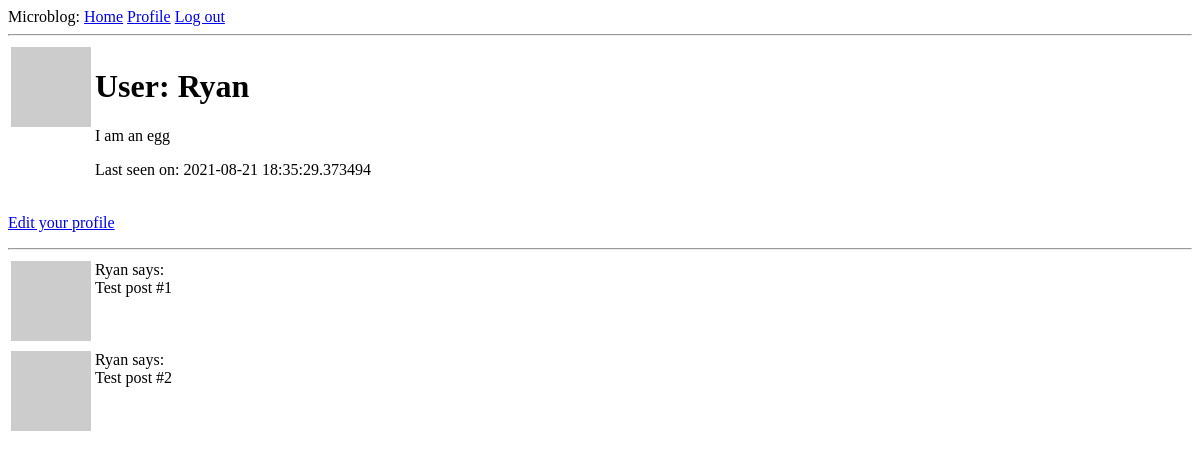
Page /user/Ryan (signed in) on the earlier database version.
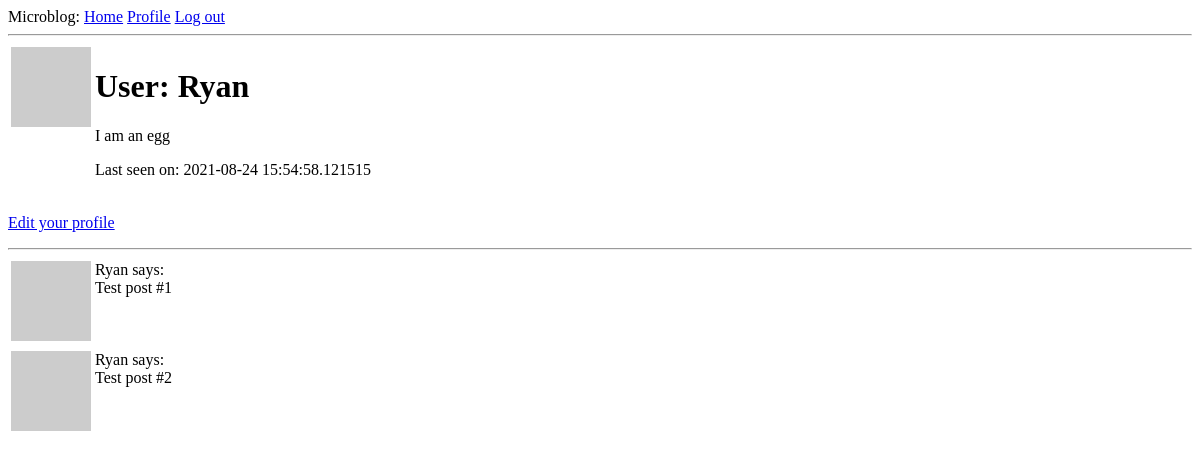
Same page on the later database version.
### app/models.py (models this page shows, shortened)
class User(db.Model, UserMixin):
    id = db.Column(db.Integer, primary_key=True)
    username = db.Column(db.String(64), index=True, unique=True)
    email = db.Column(db.String(120), index=True, unique=True)
    password_hash = db.Column(db.String(128))
    posts = db.relationship("Post", backref="author", lazy="dynamic")
    about_me = db.Column(db.String(140))
    last_seen = db.Column(db.DateTime, default=datetime.utcnow)
    def avatar(self, size):
        digest = md5(self.email.lower().encode("utf-8")).hexdigest()
        return "https://www.gravatar.com/avatar/{}?d=identicon&s={}".format(
            digest, size)

### app/routes.py (the view)
@app.route("/user/<username>")
@login_required
def user(username):
    user = User.query.filter_by(username=username).first_or_404()
    posts = [
        {"author": user, "body": "Test post #1"},
        {"author": user, "body": "Test post #2"}
    ]
    return render_template("user.html", user=user, posts=posts)

### app/models.py (called while the page is built)
@login.user_loader
def load_user(id):
    return User.query.get(int(id))

### app/routes.py (called while the page is built)
@app.before_request
def before_request():
    if current_user.is_authenticated:
        current_user.last_seen = datetime.utcnow()
        db.session.commit()

### app/templates/user.html (shortened to what this page needs)
{% extends "base.html" %}
{% block content %}
    <table>
        <tr valign="top">
            <td><img src="{{ user.avatar(128) }}"></td>
            <td>
                <h1>User: {{ user.username }}</h1>
                {% if user.about_me %}
                    <p>{{ user.about_me }}</p>
                {% endif %}
                {% if user.last_seen %}
                    <p>Last seen on: {{ user.last_seen }}</p>
                {% endif %}
            </td>
        </tr>
    </table>
    {% if user == current_user %}
        <p><a href="{{ url_for('edit_profile') }}">Edit your profile</a></p>
    {% endif %}
    <hr>
    {% for post in posts %}
        {% include "_post.html" %}
    {% endfor %}
{% endblock %}

### app/templates/base.html (shortened to what this page needs)
<!doctype html>
<html>
    <head>
    </head>
    <body>
        <div>
            Microblog:
            <a href="{{ url_for('index') }}">Home</a>
            {% if current_user.is_anonymous %}
                <a href="{{ url_for('login') }}">Log in</a>
            {% else %}
                <a href="{{ url_for('user', username=current_user.username) }}">Profile</a>
                <a href="{{ url_for('logout') }}">Log out</a>
            {% endif %}
        </div>
        <hr>
        {% block content %}{% endblock %}
    </body>
</html>

### app/templates/_post.html
<table>
    <tr valign="top">
        <td><img src="{{ post.author.avatar(36) }}"></td>
        <td>{{ post.author.username }} says:<br>{{ post.body }}</td>
    </tr>
</table>

Differences in the rows shown:
changed User "Ryan": last_seen "2021-08-21 18:35:29.373494" → "2021-08-24 15:54:58.121515"
